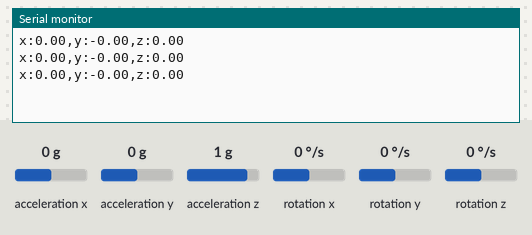
Bench run of a sketch on a simulated Arduino Uno, built with avr-gcc and run on an emulated ATmega328P. On the bench: the last lines printed to the serial monitor. Inputs (shaded band) come from the test bench; at power-on: acceleration x 0 g, acceleration y 0 g, acceleration z 1 g, rotation z 0 °/s, rotation x 0 °/s, rotation y 0 °/s.

Above: at 2.0 s.
2.1 s: acceleration x set to -1.4 g
At 2.7 s:
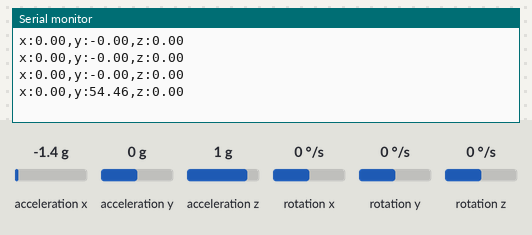
3.6 s: acceleration y set to -1.4 g
At 4.2 s:
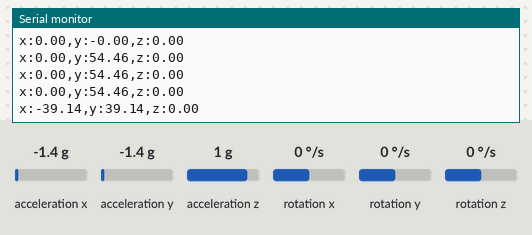
5.1 s: acceleration z set to -1.4 g
At 5.7 s:
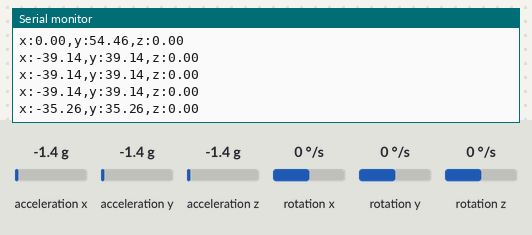
6.6 s: rotation z set to -192 °/s
At 7.2 s:
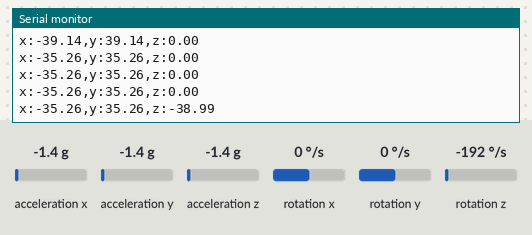
Timing chart, 0 to 9.1 s (numbered marks = the images above; inputs shaded):
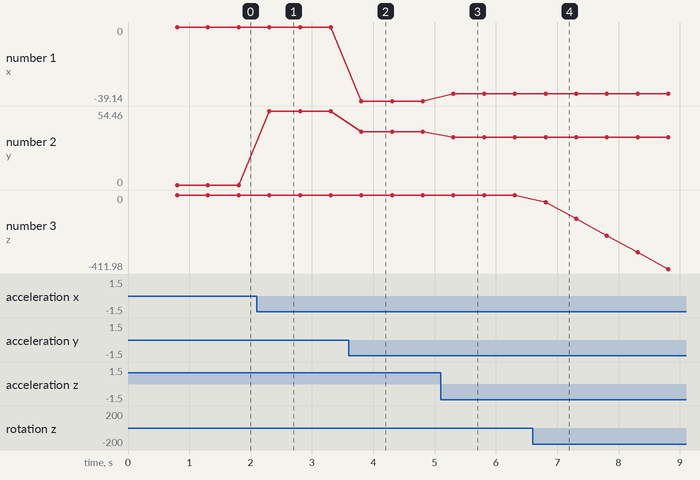

Measured:
- after the input at 2.1 s, the serial monitor: prints a new line after 0.21 s (image 1)
- after the input at 3.6 s, the serial monitor: prints a new line after 0.21 s (image 2)
- after the input at 5.1 s, the serial monitor: prints a new line after 0.21 s (image 3)
- after the input at 6.6 s, the serial monitor: prints a new line after 0.21 s (image 4)
- plotted number 1: 0 → -39.14 after the input at 3.6 s, -39.14 → -35.26 after the input at 5.1 s
- plotted number 2: 0 → 54.46 after the input at 2.1 s, 54.46 → 39.14 after the input at 3.6 s, 39.14 → 35.26 after the input at 5.1 s
- plotted number 3: 0 → -411.98 after the input at 6.6 s

The sketch:

cours_07_gyro.ino
```cpp
#include <MeAuriga.h>

MeGyro gyro(0, 0x69);

unsigned long currentTime = 0;


String msg = "";

void setup() {
  Serial.begin(9600);
  gyro.begin();

}

void loop() {
  currentTime = millis();
  // put your main code here, to run repeatedly:
  gyroTask(currentTime);
  serialPrintTask(currentTime);
}

void gyroTask(unsigned long ct) {

  gyro.update();

}

void serialPrintTask(unsigned long ct) {
  static unsigned long lastTime = 0;
  const int rate = 500;

  if (ct - lastTime < rate) return;

  lastTime = ct;

  msg = "x:";
  msg += gyro.getAngleX();
  msg += ",y:";
  msg += gyro.getAngleY();
  msg += ",z:";
  msg += gyro.getAngleZ();


  if (msg != "") {
    Serial.println(msg);
    msg = "";
  }

}
```
